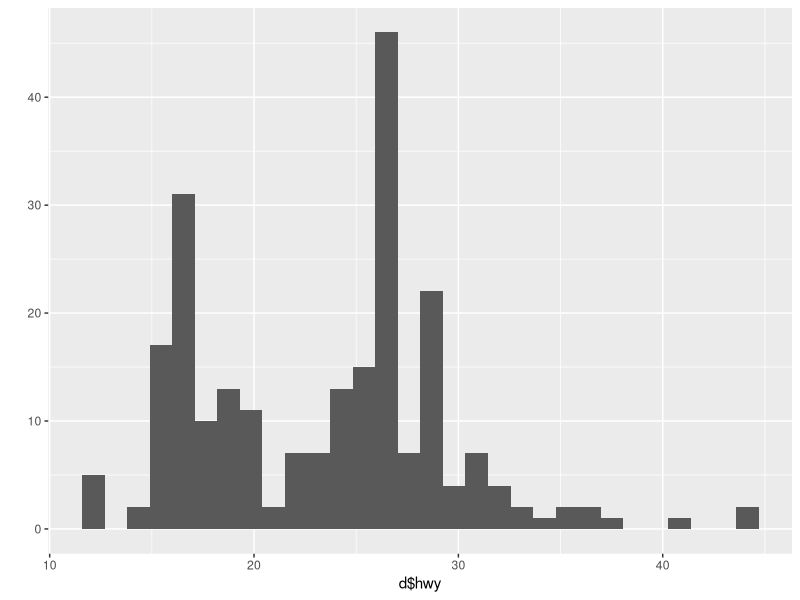
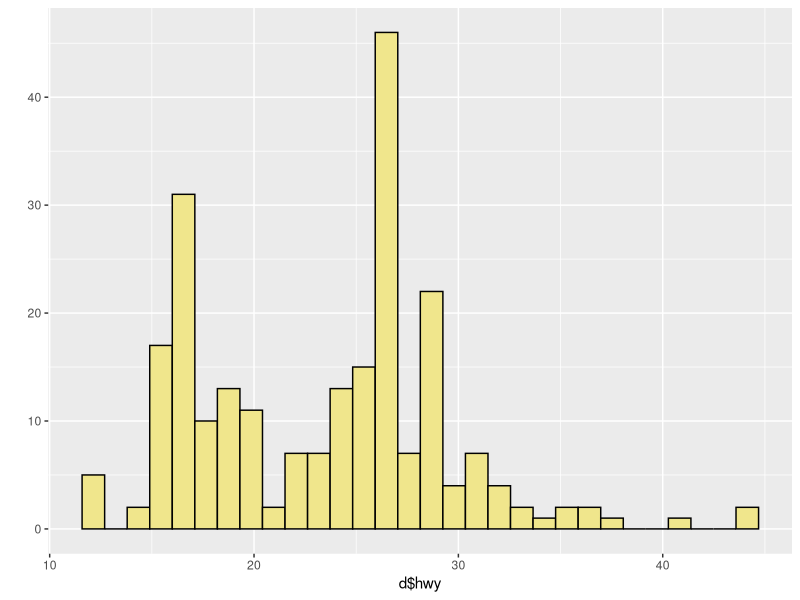
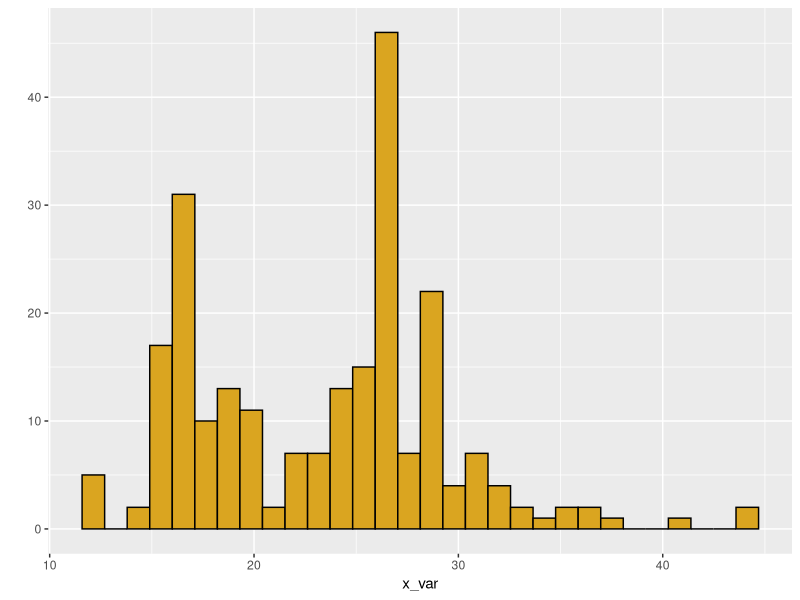
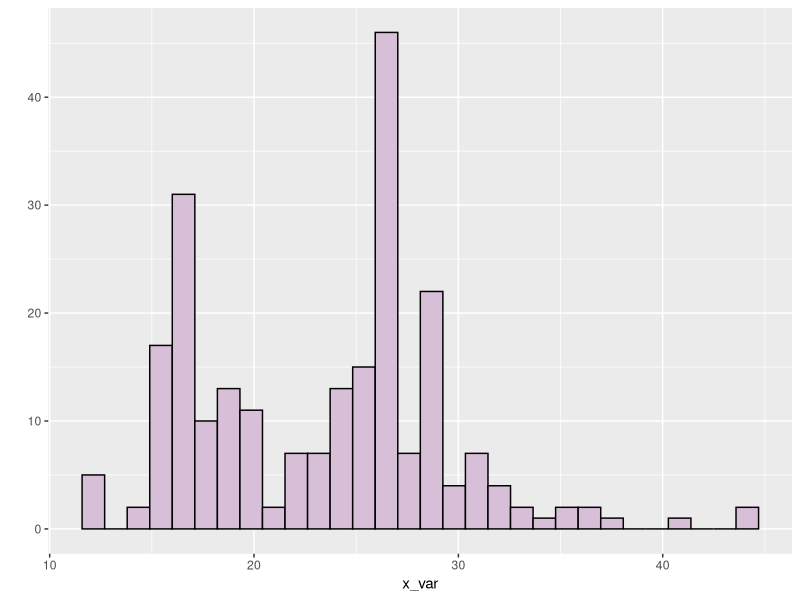
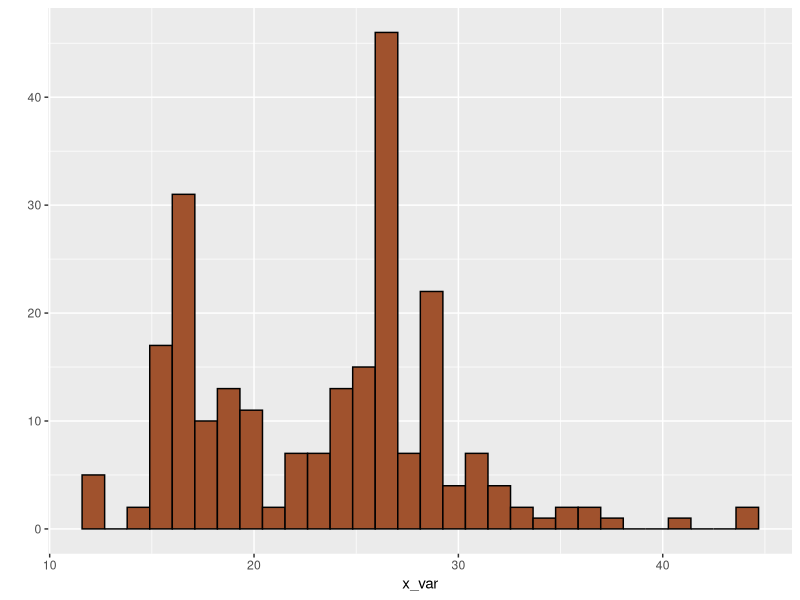
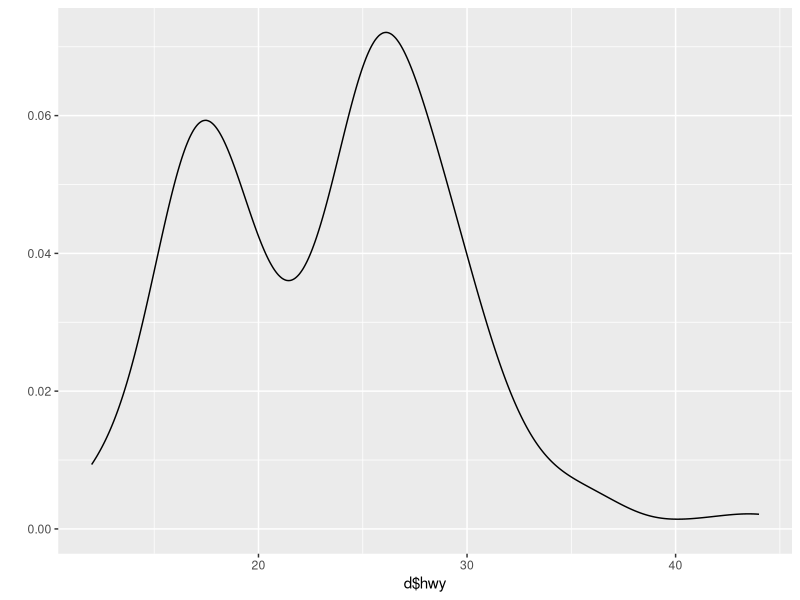
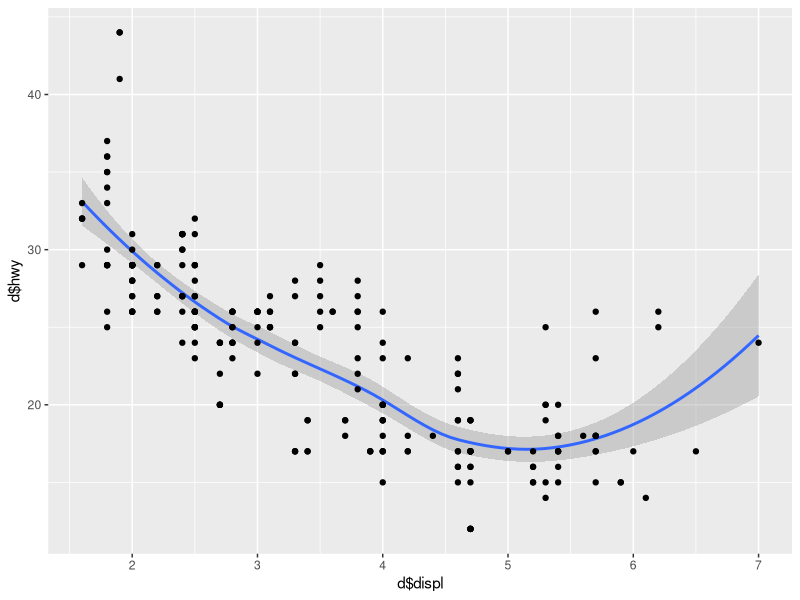
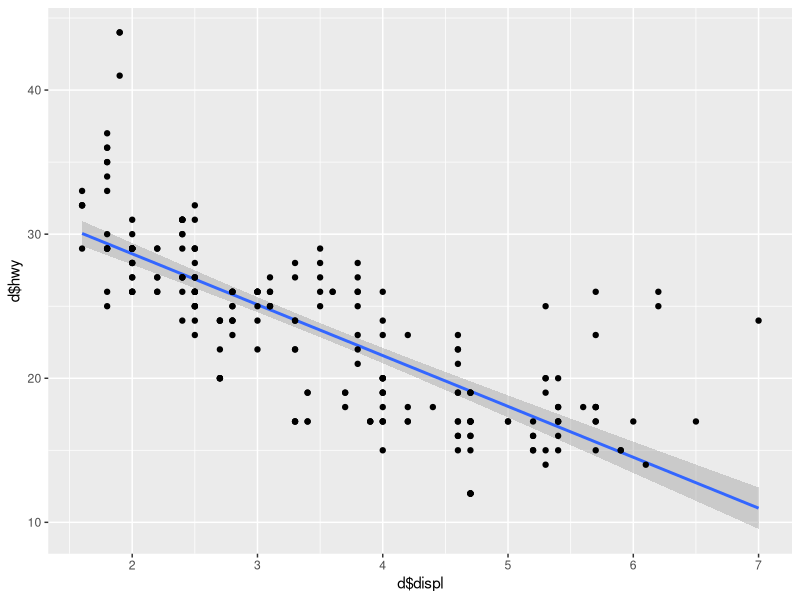

The R source for these figures, in order:
## ---- chunk 1
library(ggplot2)
library(ggthemes)
library(patchwork)

d <- mpg # use built in mpg data frame
str(d)
table(d$fl)

## ---- chunk 2
# basic histogram
qplot(x=d$hwy)
qplot(x=d$hwy,fill=I("khaki"),color=I("black"))

# make your own custom histogram function
my_histo <- function(x_var,fil_col="goldenrod"){
qplot(x=x_var,color=I("black"),fill=I(fil_col))}
my_histo(d$hwy)
my_histo(d$hwy,"thistle")
my_histo(x_var=d$hwy,fil_col="sienna")
# basic density plot
qplot(x=d$hwy,geom="density")

# basic scatter plot
qplot(x=d$displ,y=d$hwy,geom=c("smooth","point"))
qplot(x=d$displ,y=d$hwy,geom=c("smooth","point"),method="lm")

# basic boxplot
qplot(x=d$fl, y=d$cty,geom="boxplot",fill=I("green"))       

# basic barplot (long format)
qplot(x=d$fl,geom="bar",fill=I("green"))
qplot(x=d$fl,geom="bar",fill="green")

# bar plot with specified counts or meansw
x_treatment <- c("Control","Low","High")
y_response <- c(12,2.5,22.9)
qplot(x=x_treatment,y=y_response,geom="col",fill=I(c("red","green","blue")))
# basic curves and functions
my_vec <- seq(1,100,by=0.1)
my_fun <- function(x) sin(x) + 0.1*x
qplot(x=my_vec,y=sin(my_vec),geom="line") # built in functions
qplot(x=my_vec,y=dgamma(my_vec,shape=5, scale=3),geom="line") # stats d functions
qplot(x=my_vec,y=my_fun(my_vec),geom="line") # user-defined functions

## ---- chunk 3
 p1 <- ggplot(data=d, mapping=aes(x=displ,y=cty)) + geom_point()
 print(p1)
 
 p1 + theme_bw() # good with grid lines
 p1 + theme_classic() # no grid lines
 p1 + theme_linedraw() # black frame
 p1 + theme_dark() # good for brightly colored points
 p1 + theme_base() # mimics base R
 p1 + theme_par() # matches current par settings in base
 p1 + theme_void() # shows data only
 p1 + theme_solarized() # good for web pages
 p1 + theme_economist() # many specialized themes
 p1 + theme_grey() # ggplots default theme
## ---- chunk 4
 # use theme parameters to modify font and font size
 p1 + theme_classic(base_size=40,base_family="serif")
 # defaults: theme_grey, base_size=16,base_family="Helvetica")
 # font families (Mac): Times, Ariel, Monaco, Courier, Helvetica, serif,sans
 
# use coordinate_flip to invert entire plot
 p2 <- ggplot(data=d) +
       aes(x=fl,fill=fl) + 
       geom_bar()
 print(p2)
 p2 + coord_flip() + theme_grey(base_size=20,base_family="sans")
## ---- chunk 5

 p1 <- ggplot(data=d) +
       aes(x=displ,y=cty) + 
       geom_point(size=7,
                  shape=21,
                  color="black",
                  fill="steelblue") +
       labs(title="My graph title here",
            subtitle="An extended subtitle that will print below the main title",
            x="My x axis label",
            y="My y axis label") +
            xlim(0,4) + ylim(0,20)
 print(p1)
 
